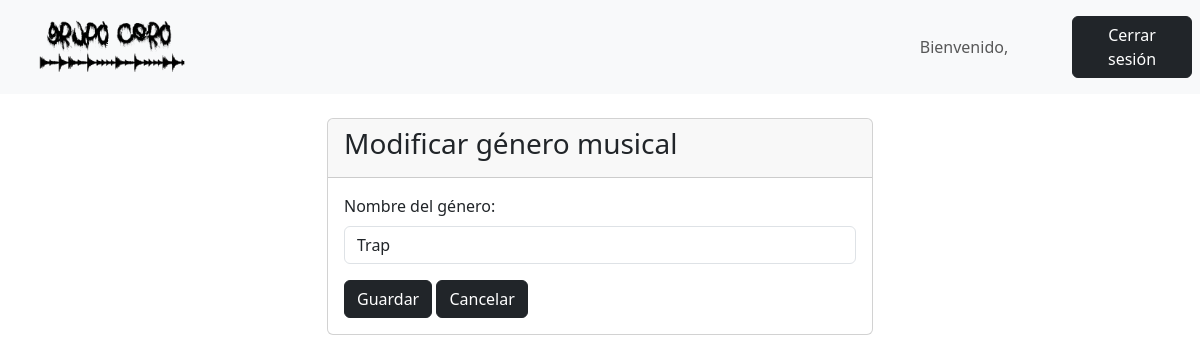
The page /generosupdate/37/ on the database as committed earlier.
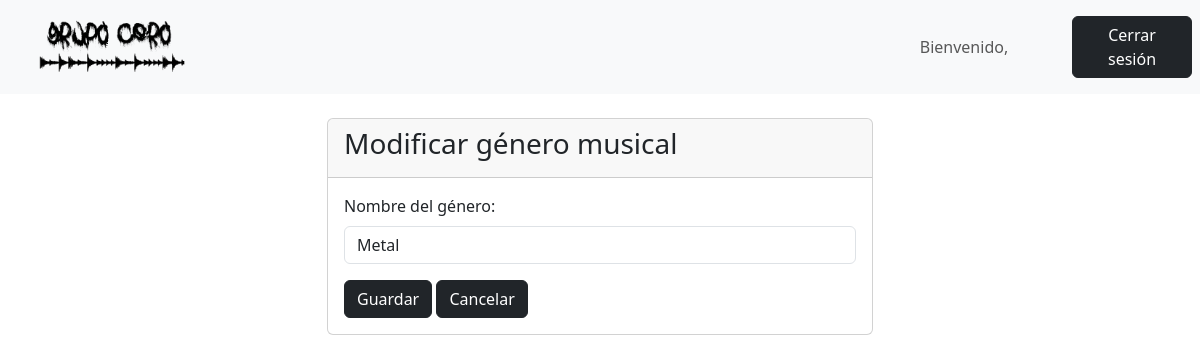
The same page on the database as committed later.
### core/models.py (models this page shows, shortened)
class GeneroMusical(models.Model):
    nombreGenero = models.CharField(max_length=30)
    aprobado = models.CharField(max_length=20, choices=TIPO_APROBACION, default='pendiente')
    fecha_solicitud = models.DateField(null=True, blank=True, default=datetime.date.today)
    feedback = models.TextField(blank=True)
    class Meta:
        verbose_name = "Género Musical"
        verbose_name_plural = "Géneros Musicales"

### core/views.py (the view)
# urls.py: path('generosupdate/<int:id>/', generosupdate, name='generosupdate'),
def generosupdate(request, id):
    genero = GeneroMusical.objects.get(id=id)
    if request.method == 'POST':
        formulario = GeneroMusicalForm(data=request.POST, instance=genero)
        if formulario.is_valid():
            formulario.save()
            return redirect('generosobjects')  # Redirige a la página de géneros después de la edición
    else:
        formulario = GeneroMusicalForm(instance=genero)
    return render(request, 'core/miembros/generos/crud/update.html', {'form': formulario, 'genero': genero})

### core/forms.py
class GeneroMusicalForm(ModelForm):
    class Meta:
        model = GeneroMusical
        fields = ['nombreGenero']

### core/templates/core/miembros/generos/crud/update.html (shortened to what this page needs)
<!DOCTYPE html>
{% load static %}
<html lang="es">
<head>
    <link href="https://cdn.jsdelivr.net/npm/bootstrap@5.3.3/dist/css/bootstrap.min.css" rel="stylesheet">
    <link rel="stylesheet" href="{% static 'core/css/style.css' %}">
</head>
<body>
<nav class="navbar navbar-expand-sm bg-light navbar-light justify-content-center">
    <div class="container-fluid">
        <a class="navbar-brand" href="{% url 'miembrosindex' %}">
            <img src="{% static 'core/img/LOGO.png' %}" alt="Avatar Logo" style="width:200px;" class="rounded-pill">
        </a>
    </div>
    <ul class="navbar-nav">
        <li class="nav-item">
            <a class="nav-link text-center" style="width:200px;">Bienvenido, {{ user.username }}</a>
        </li>
    </ul>
    <ul class="navbar-nav">
        <li class="nav-item">
            <a class="nav-link" href="{% url 'logout' %}">
                <button class="btn btn-dark" type="button" style="width:120px;">Cerrar sesión</button>
            </a>
        </li>
    </ul>
</nav>
<div class="container mt-4">
    <div class="row justify-content-center">
        <div class="col-md-6">
            <div class="card">
                <div class="card-header">
                    <h3 class="card-title">Modificar género musical</h3>
                </div>
                <div class="card-body">
                    <form id="genreForm" method="POST">
                        <div class="mb-3">
                            <label for="nombre" class="form-label">Nombre del género:</label>
                            <input type="text" name="nombreGenero" value="{{ genero.nombreGenero }}" class="form-control">
                        </div>
                        <input class="btn btn-dark" type="submit" value="Guardar">
                        <a href="#" class="btn btn-dark" onclick="history.back()">Cancelar</a>
                    </form>
                </div>
            </div>
        </div>
    </div>
</div>
</body>
</html>

Rows that differ between the two databases and show on the page:
changed GeneroMusical: nombreGenero "Trap" → "Metal"
